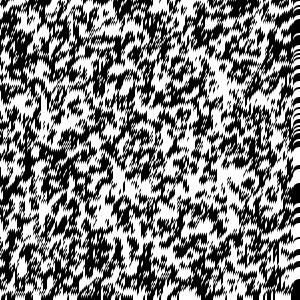
Frame 1 (no input)
Frame 60 (no input): blank canvas, image omitted
Frame 120 (the mouse pressed at the canvas centre since frame 60): blank canvas, image omitted

The p5.js sketch that drew this single still picture (run headless with seeded random() and noise() and a simulated clock; from frame 60 on, the mouse is pressed at the canvas centre):

// p5.js sketch
// ── sketch.js
// cellular automaton — int-state cells drawn as ellipses, novel update rule.
// Toroidal 8-neighbor grid; click to restart.

const cellSize = 2;
let numX, numY;
let state, next, live;

function setup() {
  createCanvas(300, 300);
  noStroke();
  numX = floor(width / cellSize);
  numY = floor(height / cellSize);
  restart();
}

function restart() {
  state = new Int16Array(numX * numY);
  next = new Int16Array(numX * numY);
  live = new Int16Array(numX * numY);
  for (let i = 0; i < state.length; i++) state[i] = random(2) > 1 ? 1 : 2;
}

function calcNext() {
  for (let x = 0; x < numX; x++) {
    for (let y = 0; y < numY; y++) {
      const idx = x * numY + y;
      const s = state[idx];
      let l = s === 1 ? 1 : 0;
      for (let dx = -1; dx <= 1; dx++) {
        for (let dy = -1; dy <= 1; dy++) {
          if (dx === 0 && dy === 0) continue;
          const nx = (x + dx + numX) % numX;
          const ny = (y + dy + numY) % numY;
          if (state[nx * numY + ny] === 1) l++;
        }
      }
      // original rule from the .pde: net result of the two if-blocks
      // is `nextState = (liveCount <= 4) ? liveCount : 1`
      next[idx] = l <= 4 ? l : 1;
      live[idx] = l;
    }
  }
}

function draw() {
  background(255);
  calcNext();

  push();
  translate(cellSize / 2, cellSize / 2);
  for (let x = 0; x < numX; x++) {
    for (let y = 0; y < numY; y++) {
      const idx = x * numY + y;
      state[idx] = next[idx];
      const s = state[idx];
      fill(s === 1 ? 255 : 0);
      ellipse(x * cellSize, y * cellSize, cellSize + 10, cellSize + 10);
    }
  }
  pop();
}

function mousePressed() {
  if (mouseX < 0 || mouseY < 0 || mouseX > width || mouseY > height) return;
  restart();
}
